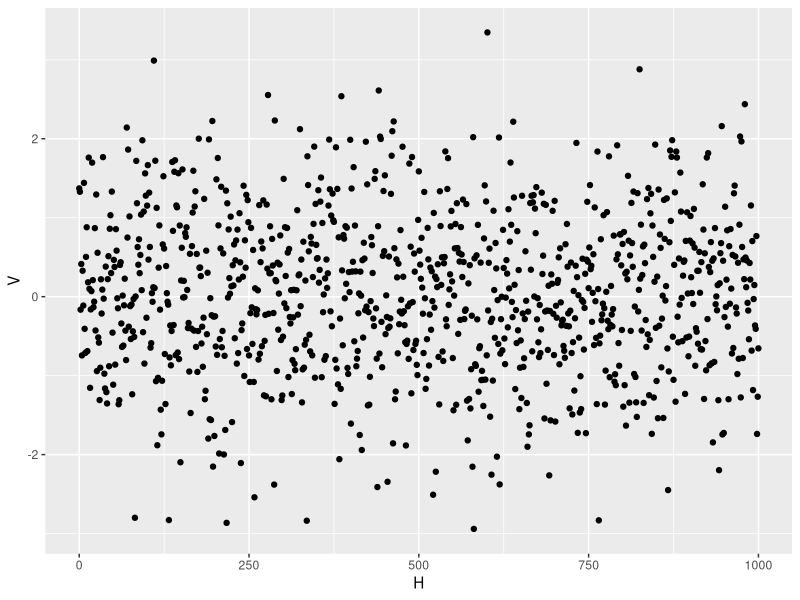

Write R code to recreate this figure.
## ---- chunk 1
MyFrame = as.data.frame(
                  cbind(H = seq(0,1000,1),
                        V = rnorm(length(seq(0,1000,1))))
)


library(ggplot2)

ggplot(MyFrame, aes(H,V)) +
  geom_point()
